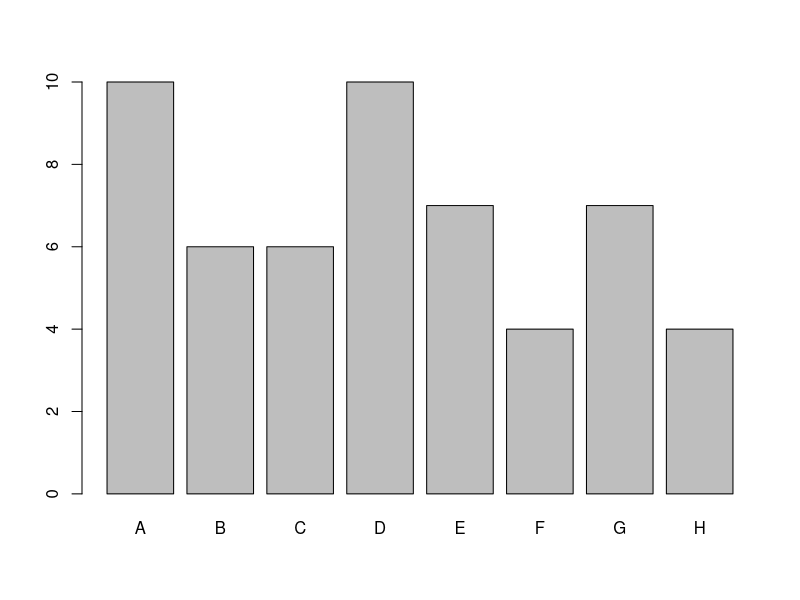
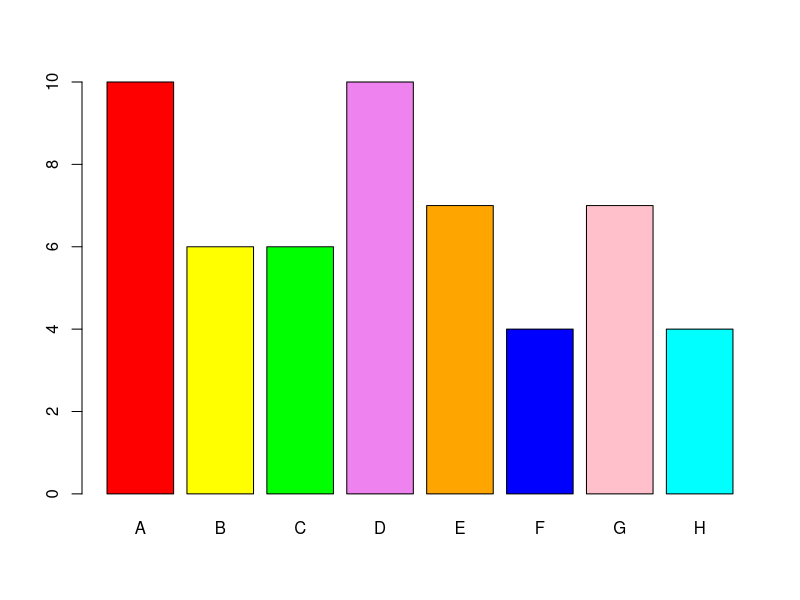
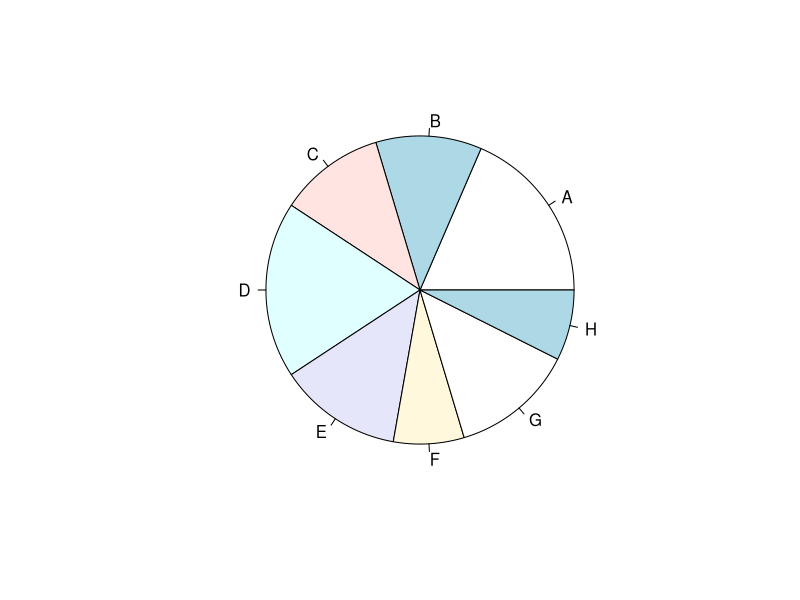
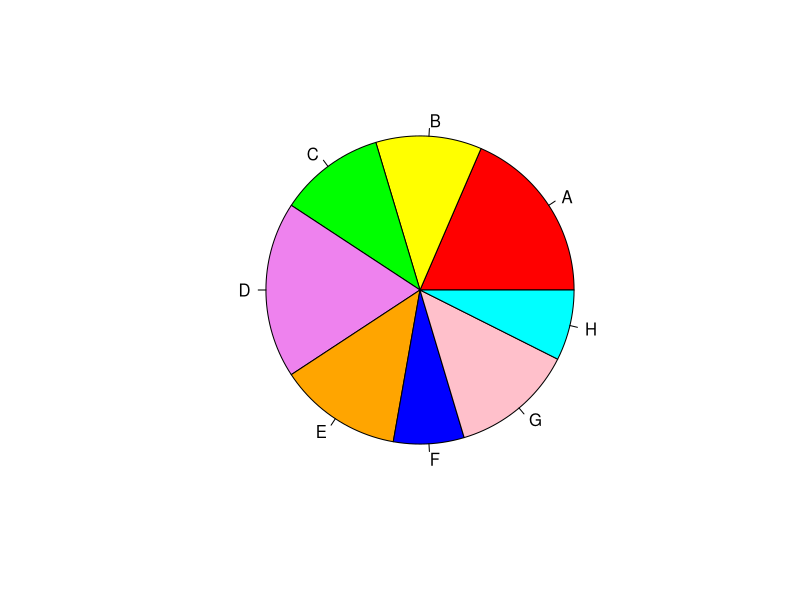

These charts were generated, in order, by the following R code:
rm(list=ls())
# http://www.r-tutor.com/elementary-statistics/qualitative-data/frequency-distribution-qualitative-data

library(MASS)
# Load painters information

painters
# dataset

names(painters)
# list of columns

school <- painters$School
# the painter schools 

school.freq <- table(school)   
# apply the table function

school.freq
# display table frequency


grep("^R", painters, value = TRUE)

attach(mtcars)
aggdata <-aggregate(mtcars$disp,by=list(cyl), FUN=mean)
print(aggdata)

cbind(school.freq) 
# We apply the cbind function to print the result in column format

# The relative frequency distribution of a data variable is a summary of the frequency proportion in a collection of non-overlapping categories. The relationship of frequency and relative frequency is: relative frequency = frequency/sample size

school.relfreq <- school.freq / nrow(painters)
# Then we find the sample size of painters with the nrow function, and divide the frequency distribution with it. Therefore the relative frequency distribution is:

school.relfreq
# Display relative frequency

cbind(school.relfreq)
# Display in a column

sum(school.relfreq)
# sum of all relative frequency to verify it adds up to 1

old = options(digits=1) 
# reduces to two digits, need to confirm how this function works
school.relfreq 

barplot(school.freq)
# apply the barplot function 

colors <- c("red", "yellow", "green", "violet",  "orange", "blue", "pink", "cyan") 
# set colors for barplot

barplot(school.freq, col=colors) 
# bar plot with colors

pie(school.freq)
# pie chart

pie(school.freq, col=colors)
# pie charts with preset color

summary(painters)
painters

tapply(painters$Composition, painters$Drawing, max) 
df <- painters
df
tapply(df$Composition, df$Drawing, max) 
